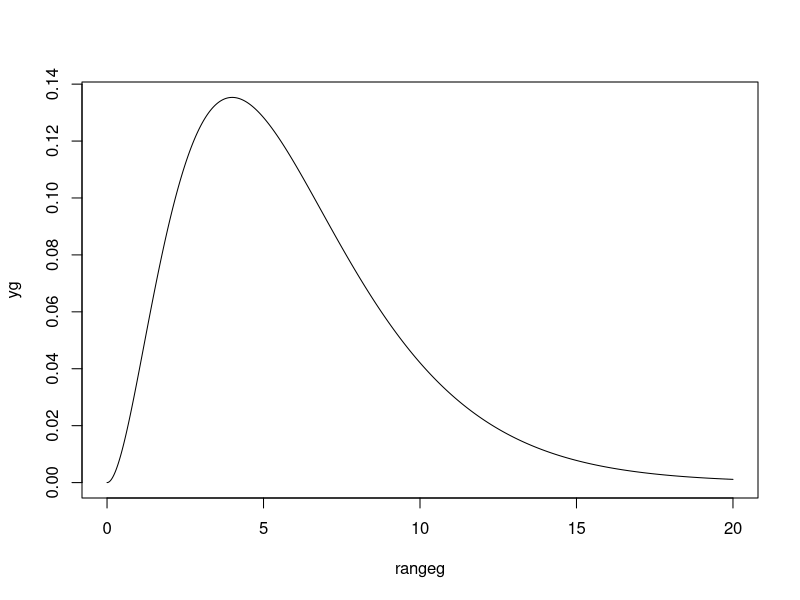
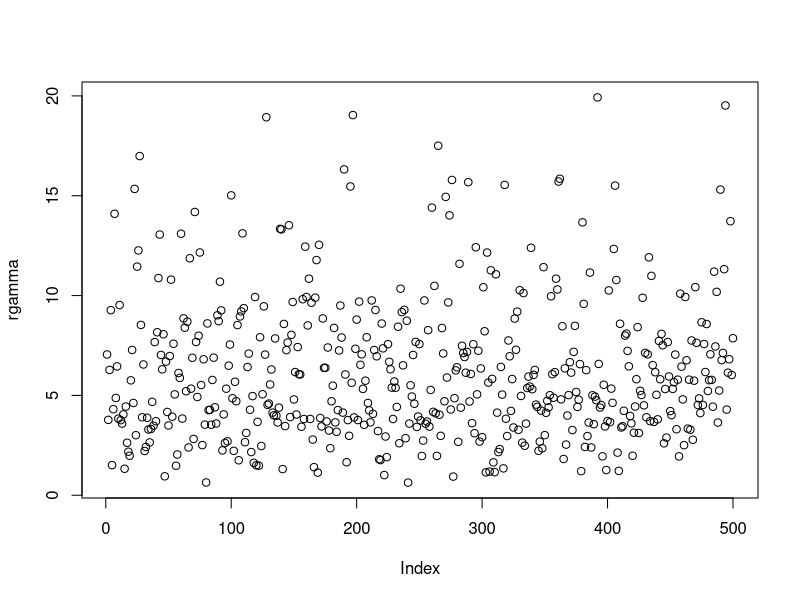
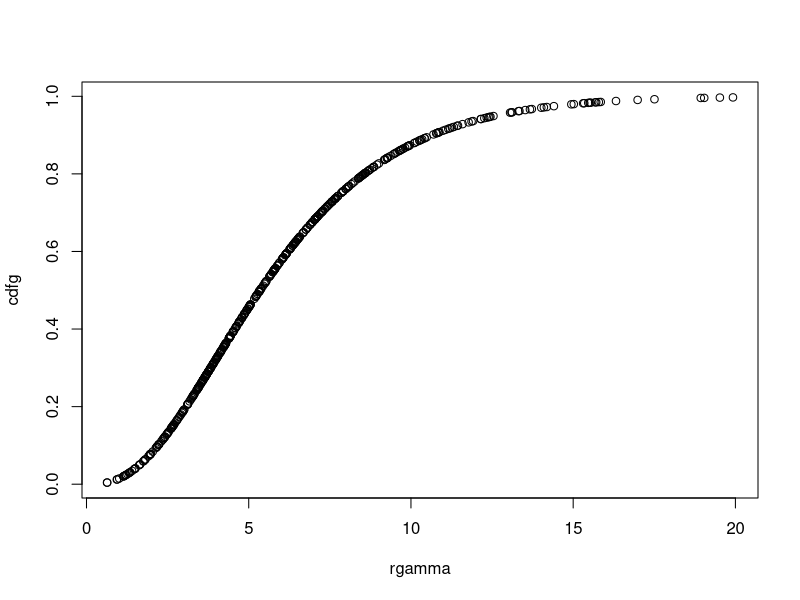

Recreate these plots in R, in order. (Note: this script raises an error after producing the figures.)
alphag = 3
lambdag = 2
rangeg = seq(0, 20, 0.01)
yg <- dgamma(rangeg, shape=alphag, scale = lambdag)
plot(rangeg, yg, type="l")

ngamma = 500
rgamma <- rgamma(n=ngamma, shape = alphag, scale = lambdag)
plot(rgamma)

cdfg <- pgamma(rgamma, shape =alphag, scale = lambdag)
plot(rgamma, cdfg)

fitgamma <- fitdist(rgamma, "gamma")
summary(fitgamma)
plot(fitgamma)
